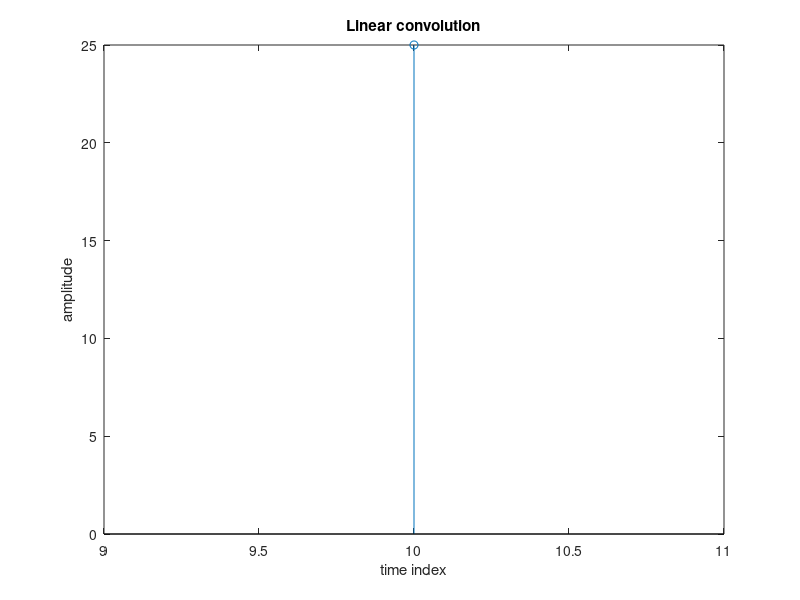

Write the MATLAB code that produced this figure.
%% EXPERIMENT NO-3

% Linear convolution

% a)using built in function

clc;
clear all;
close all;

x=input("Enter the elements in x[n]:");
x_ind=input("Enter the index of x[n]:");
h=input("Enter the elements in h[n]:");
h_ind=input("Enter the index of h[n]:");
y=conv(x,h);
y_ind=min(x_ind)+min(h_ind):max(x_ind)+max(h_ind);
disp('Linear convolution result:');
disp(y);
stem(y_ind,y);
title("Linear convolution");
xlabel("time index");
ylabel("amplitude");
 
% b)without using built in function

x=input("Enter the elements in x[n]:");
x_ind=input("Enter the index of x[n]:");
h=input("Enter the elements in h[n]:");
h_ind=input("Enter the index of h[n]:");
n1 = length(x);
n2 = length(h);
n = n1 + n2 - 1;
y = zeros(1, n);
for i = 0:n-1
    for j = 0:n1-1
        if (i - j >= 0 && i - j < n2)
            y(i+1) = y(i+1) + x(j+1) * h(i - j + 1);
        end
    end
end
disp('Linear convolution result:');
disp(y);
y_ind=min(x_ind)+min(h_ind):max(x_ind)+max(h_ind);
stem(y_ind,y);
title("Linear convolution");
xlabel("time index");
ylabel("amplitude");
